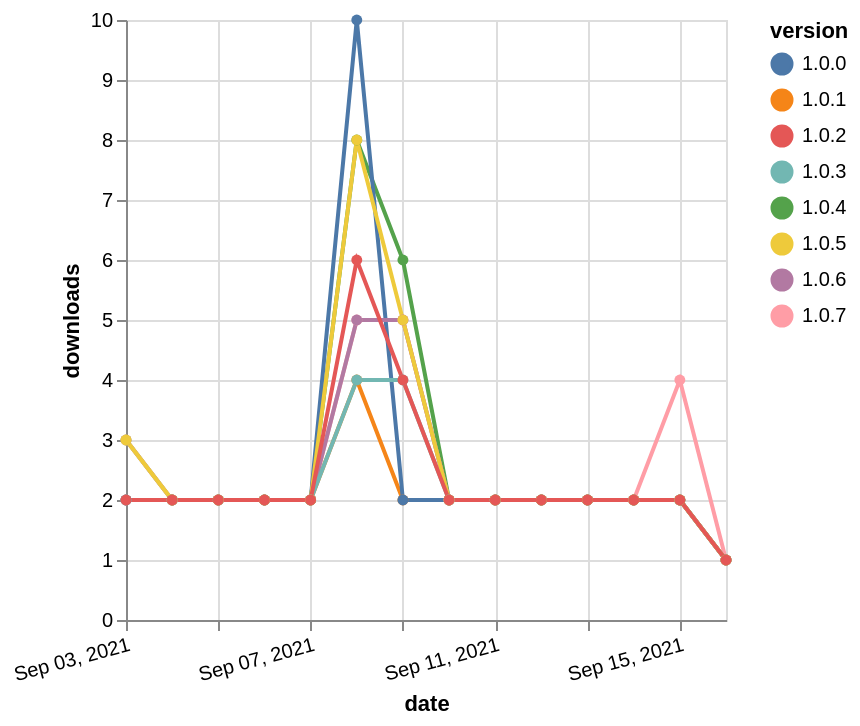

Specify this chart in Vega-Lite:
### Vega-Lite specification from a JSON file in a GitHub repository (floating-point values rounded to 4 significant figures)
{"$schema": "https://vega.github.io/schema/vega-lite/v5.json", "description": "A simple bar chart with embedded data.", "data": {"values": [{"date": "2021-09-03", "total": 1368, "delta": 3, "version": "1.0.4"}, {"date": "2021-09-04", "total": 1370, "delta": 2, "version": "1.0.4"}, {"date": "2021-09-05", "total": 1372, "delta": 2, "version": "1.0.4"}, {"date": "2021-09-06", "total": 1374, "delta": 2, "version": "1.0.4"}, {"date": "2021-09-07", "total": 1376, "delta": 2, "version": "1.0.4"}, {"date": "2021-09-08", "total": 1384, "delta": 8, "version": "1.0.4"}, {"date": "2021-09-09", "total": 1390, "delta": 6, "version": "1.0.4"}, {"date": "2021-09-10", "total": 1392, "delta": 2, "version": "1.0.4"}, {"date": "2021-09-11", "total": 1394, "delta": 2, "version": "1.0.4"}, {"date": "2021-09-12", "total": 1396, "delta": 2, "version": "1.0.4"}, {"date": "2021-09-13", "total": 1398, "delta": 2, "version": "1.0.4"}, {"date": "2021-09-14", "total": 1400, "delta": 2, "version": "1.0.4"}, {"date": "2021-09-15", "total": 1402, "delta": 2, "version": "1.0.4"}, {"date": "2021-09-16", "total": 1403, "delta": 1, "version": "1.0.4"}, {"date": "2021-09-03", "total": 1416, "delta": 2, "version": "1.0.1"}, {"date": "2021-09-04", "total": 1418, "delta": 2, "version": "1.0.1"}, {"date": "2021-09-05", "total": 1420, "delta": 2, "version": "1.0.1"}, {"date": "2021-09-06", "total": 1422, "delta": 2, "version": "1.0.1"}, {"date": "2021-09-07", "total": 1424, "delta": 2, "version": "1.0.1"}, {"date": "2021-09-08", "total": 1428, "delta": 4, "version": "1.0.1"}, {"date": "2021-09-09", "total": 1430, "delta": 2, "version": "1.0.1"}, {"date": "2021-09-10", "total": 1432, "delta": 2, "version": "1.0.1"}, {"date": "2021-09-11", "total": 1434, "delta": 2, "version": "1.0.1"}, {"date": "2021-09-12", "total": 1436, "delta": 2, "version": "1.0.1"}, {"date": "2021-09-13", "total": 1438, "delta": 2, "version": "1.0.1"}, {"date": "2021-09-14", "total": 1440, "delta": 2, "version": "1.0.1"}, {"date": "2021-09-15", "total": 1442, "delta": 2, "version": "1.0.1"}, {"date": "2021-09-16", "total": 1443, "delta": 1, "version": "1.0.1"}, {"date": "2021-09-03", "total": 880, "delta": 3, "version": "1.0.7"}, {"date": "2021-09-04", "total": 882, "delta": 2, "version": "1.0.7"}, {"date": "2021-09-05", "total": 884, "delta": 2, "version": "1.0.7"}, {"date": "2021-09-06", "total": 886, "delta": 2, "version": "1.0.7"}, {"date": "2021-09-07", "total": 888, "delta": 2, "version": "1.0.7"}, {"date": "2021-09-08", "total": 893, "delta": 5, "version": "1.0.7"}, {"date": "2021-09-09", "total": 898, "delta": 5, "version": "1.0.7"}, {"date": "2021-09-10", "total": 900, "delta": 2, "version": "1.0.7"}, {"date": "2021-09-11", "total": 902, "delta": 2, "version": "1.0.7"}, {"date": "2021-09-12", "total": 904, "delta": 2, "version": "1.0.7"}, {"date": "2021-09-13", "total": 906, "delta": 2, "version": "1.0.7"}, {"date": "2021-09-14", "total": 908, "delta": 2, "version": "1.0.7"}, {"date": "2021-09-15", "total": 912, "delta": 4, "version": "1.0.7"}, {"date": "2021-09-16", "total": 913, "delta": 1, "version": "1.0.7"}, {"date": "2021-09-03", "total": 1784, "delta": 2, "version": "1.0.0"}, {"date": "2021-09-04", "total": 1786, "delta": 2, "version": "1.0.0"}, {"date": "2021-09-05", "total": 1788, "delta": 2, "version": "1.0.0"}, {"date": "2021-09-06", "total": 1790, "delta": 2, "version": "1.0.0"}, {"date": "2021-09-07", "total": 1792, "delta": 2, "version": "1.0.0"}, {"date": "2021-09-08", "total": 1802, "delta": 10, "version": "1.0.0"}, {"date": "2021-09-09", "total": 1804, "delta": 2, "version": "1.0.0"}, {"date": "2021-09-10", "total": 1806, "delta": 2, "version": "1.0.0"}, {"date": "2021-09-11", "total": 1808, "delta": 2, "version": "1.0.0"}, {"date": "2021-09-12", "total": 1810, "delta": 2, "version": "1.0.0"}, {"date": "2021-09-13", "total": 1812, "delta": 2, "version": "1.0.0"}, {"date": "2021-09-14", "total": 1814, "delta": 2, "version": "1.0.0"}, {"date": "2021-09-15", "total": 1816, "delta": 2, "version": "1.0.0"}, {"date": "2021-09-16", "total": 1817, "delta": 1, "version": "1.0.0"}, {"date": "2021-09-03", "total": 822, "delta": 2, "version": "1.0.6"}, {"date": "2021-09-04", "total": 824, "delta": 2, "version": "1.0.6"}, {"date": "2021-09-05", "total": 826, "delta": 2, "version": "1.0.6"}, {"date": "2021-09-06", "total": 828, "delta": 2, "version": "1.0.6"}, {"date": "2021-09-07", "total": 830, "delta": 2, "version": "1.0.6"}, {"date": "2021-09-08", "total": 835, "delta": 5, "version": "1.0.6"}, {"date": "2021-09-09", "total": 840, "delta": 5, "version": "1.0.6"}, {"date": "2021-09-10", "total": 842, "delta": 2, "version": "1.0.6"}, {"date": "2021-09-11", "total": 844, "delta": 2, "version": "1.0.6"}, {"date": "2021-09-12", "total": 846, "delta": 2, "version": "1.0.6"}, {"date": "2021-09-13", "total": 848, "delta": 2, "version": "1.0.6"}, {"date": "2021-09-14", "total": 850, "delta": 2, "version": "1.0.6"}, {"date": "2021-09-15", "total": 852, "delta": 2, "version": "1.0.6"}, {"date": "2021-09-16", "total": 853, "delta": 1, "version": "1.0.6"}, {"date": "2021-09-03", "total": 1165, "delta": 2, "version": "1.0.3"}, {"date": "2021-09-04", "total": 1167, "delta": 2, "version": "1.0.3"}, {"date": "2021-09-05", "total": 1169, "delta": 2, "version": "1.0.3"}, {"date": "2021-09-06", "total": 1171, "delta": 2, "version": "1.0.3"}, {"date": "2021-09-07", "total": 1173, "delta": 2, "version": "1.0.3"}, {"date": "2021-09-08", "total": 1177, "delta": 4, "version": "1.0.3"}, {"date": "2021-09-09", "total": 1181, "delta": 4, "version": "1.0.3"}, {"date": "2021-09-10", "total": 1183, "delta": 2, "version": "1.0.3"}, {"date": "2021-09-11", "total": 1185, "delta": 2, "version": "1.0.3"}, {"date": "2021-09-12", "total": 1187, "delta": 2, "version": "1.0.3"}, {"date": "2021-09-13", "total": 1189, "delta": 2, "version": "1.0.3"}, {"date": "2021-09-14", "total": 1191, "delta": 2, "version": "1.0.3"}, {"date": "2021-09-15", "total": 1193, "delta": 2, "version": "1.0.3"}, {"date": "2021-09-16", "total": 1194, "delta": 1, "version": "1.0.3"}, {"date": "2021-09-03", "total": 1071, "delta": 3, "version": "1.0.5"}, {"date": "2021-09-04", "total": 1073, "delta": 2, "version": "1.0.5"}, {"date": "2021-09-05", "total": 1075, "delta": 2, "version": "1.0.5"}, {"date": "2021-09-06", "total": 1077, "delta": 2, "version": "1.0.5"}, {"date": "2021-09-07", "total": 1079, "delta": 2, "version": "1.0.5"}, {"date": "2021-09-08", "total": 1087, "delta": 8, "version": "1.0.5"}, {"date": "2021-09-09", "total": 1092, "delta": 5, "version": "1.0.5"}, {"date": "2021-09-10", "total": 1094, "delta": 2, "version": "1.0.5"}, {"date": "2021-09-11", "total": 1096, "delta": 2, "version": "1.0.5"}, {"date": "2021-09-12", "total": 1098, "delta": 2, "version": "1.0.5"}, {"date": "2021-09-13", "total": 1100, "delta": 2, "version": "1.0.5"}, {"date": "2021-09-14", "total": 1102, "delta": 2, "version": "1.0.5"}, {"date": "2021-09-15", "total": 1104, "delta": 2, "version": "1.0.5"}, {"date": "2021-09-16", "total": 1105, "delta": 1, "version": "1.0.5"}, {"date": "2021-09-03", "total": 1423, "delta": 2, "version": "1.0.2"}, {"date": "2021-09-04", "total": 1425, "delta": 2, "version": "1.0.2"}, {"date": "2021-09-05", "total": 1427, "delta": 2, "version": "1.0.2"}, {"date": "2021-09-06", "total": 1429, "delta": 2, "version": "1.0.2"}, {"date": "2021-09-07", "total": 1431, "delta": 2, "version": "1.0.2"}, {"date": "2021-09-08", "total": 1437, "delta": 6, "version": "1.0.2"}, {"date": "2021-09-09", "total": 1441, "delta": 4, "version": "1.0.2"}, {"date": "2021-09-10", "total": 1443, "delta": 2, "version": "1.0.2"}, {"date": "2021-09-11", "total": 1445, "delta": 2, "version": "1.0.2"}, {"date": "2021-09-12", "total": 1447, "delta": 2, "version": "1.0.2"}, {"date": "2021-09-13", "total": 1449, "delta": 2, "version": "1.0.2"}, {"date": "2021-09-14", "total": 1451, "delta": 2, "version": "1.0.2"}, {"date": "2021-09-15", "total": 1453, "delta": 2, "version": "1.0.2"}, {"date": "2021-09-16", "total": 1454, "delta": 1, "version": "1.0.2"}]}, "width": "container", "mark": {"type": "line", "point": {"filled": true}}, "encoding": {"x": {"field": "date", "type": "temporal", "timeUnit": "yearmonthdate", "title": "date", "axis": {"labelAngle": -15}}, "y": {"field": "delta", "type": "quantitative", "title": "downloads"}, "color": {"field": "version", "type": "nominal"}, "tooltip": {"field": "delta"}}}
